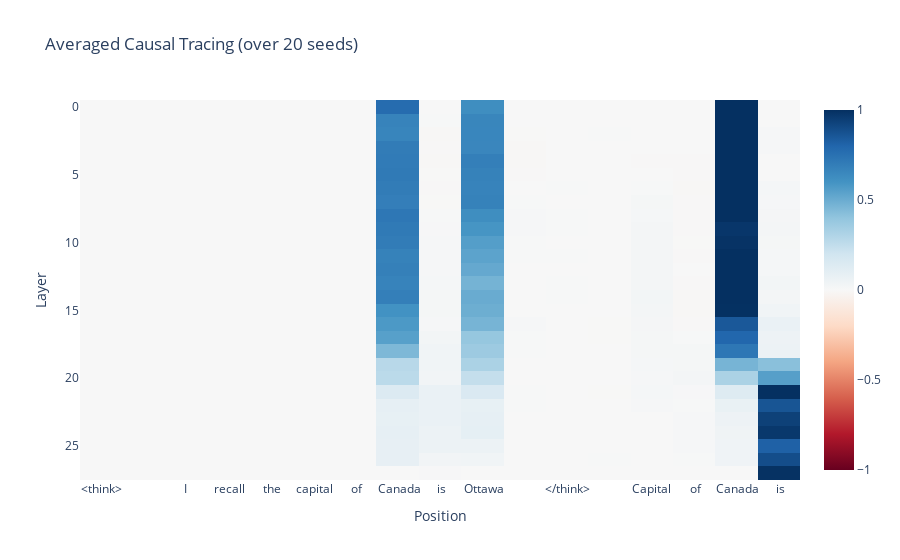

Notebook code for this chart:
### Code cell
fig = px.imshow(
    utils.to_numpy(patching_results_by_mlp),
    title=f"Averaged Causal Tracing (over {NUM_SEEDS} seeds)",
    labels={"x": "Position", "y": "Layer"},
    color_continuous_scale="RdBu",
    color_continuous_midpoint=0.0,
    zmin=-1, zmax=1,
    aspect='auto'
)

fig.update_xaxes(
    tickmode='array',
    tickvals=list(range(len(main_prompt_str_tokens))),
    ticktext=main_prompt_str_tokens,
)


fig.show()

### Figure 1 — Plotly figure (JSON) as saved in the notebook; plotly's stock layout.template omitted (floating-point values rounded to 4 significant figures; data arrays with more than 128 entries replaced by an {"elided": "..."} marker saying what was removed)
{"data": [{"coloraxis": "coloraxis", "hovertemplate": "Position: %{x}<br>Layer: %{y}<br>color: %{z}<extra></extra>", "name": "0", "type": "heatmap", "xaxis": "x", "yaxis": "y", "z": {"elided": "28x17 float values"}}], "layout": {"coloraxis": {"cmax": 1, "cmid": 0, "cmin": -1, "colorscale": [[0, "rgb(103,0,31)"], [0.1, "rgb(178,24,43)"], [0.2, "rgb(214,96,77)"], [0.3, "rgb(244,165,130)"], [0.4, "rgb(253,219,199)"], [0.5, "rgb(247,247,247)"], [0.6, "rgb(209,229,240)"], [0.7, "rgb(146,197,222)"], [0.8, "rgb(67,147,195)"], [0.9, "rgb(33,102,172)"], [1, "rgb(5,48,97)"]]}, "title": {"text": "Averaged Causal Tracing (over 20 seeds)"}, "xaxis": {"anchor": "y", "domain": [0, 1], "tickmode": "array", "ticktext": ["<think>", "\n", "I", " recall", " the", " capital", " of", " Canada", " is", " Ottawa", "\n", "</think>", "\n", "Capital", " of", " Canada", " is"], "tickvals": [0, 1, 2, 3, 4, 5, 6, 7, 8, 9, 10, 11, 12, 13, 14, 15, 16], "title": {"text": "Position"}}, "yaxis": {"anchor": "x", "autorange": "reversed", "domain": [0, 1], "title": {"text": "Layer"}}}}
